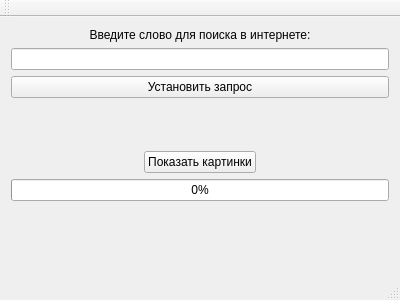
<?xml version="1.0" encoding="UTF-8"?>
<ui version="4.0">
 <class>MainWindow</class>
 <widget class="QMainWindow" name="MainWindow">
  <property name="geometry">
   <rect>
    <x>0</x>
    <y>0</y>
    <width>400</width>
    <height>300</height>
   </rect>
  </property>
  <property name="windowTitle">
   <string>MainWindow</string>
  </property>
  <widget class="QWidget" name="centralWidget">
   <layout class="QVBoxLayout" name="verticalLayout">
    <item>
     <layout class="QVBoxLayout" name="verticalLayout_2">
      <item>
       <widget class="QLabel" name="label">
        <property name="text">
         <string>Введите слово для поиска в интернете:</string>
        </property>
        <property name="alignment">
         <set>Qt::AlignCenter</set>
        </property>
       </widget>
      </item>
      <item>
       <widget class="QLineEdit" name="requestName"/>
      </item>
      <item>
       <widget class="QPushButton" name="pushButtonSearch">
        <property name="text">
         <string>Установить запрос</string>
        </property>
       </widget>
      </item>
     </layout>
    </item>
    <item>
     <spacer name="verticalSpacer_2">
      <property name="orientation">
       <enum>Qt::Vertical</enum>
      </property>
      <property name="sizeHint" stdset="0">
       <size>
        <width>20</width>
        <height>40</height>
       </size>
      </property>
     </spacer>
    </item>
    <item>
     <layout class="QHBoxLayout" name="horizontalLayout_2">
      <item>
       <spacer name="horizontalSpacer">
        <property name="orientation">
         <enum>Qt::Horizontal</enum>
        </property>
        <property name="sizeHint" stdset="0">
         <size>
          <width>140</width>
          <height>20</height>
         </size>
        </property>
       </spacer>
      </item>
      <item>
       <widget class="QPushButton" name="pushButton">
        <property name="text">
         <string>Показать картинки</string>
        </property>
       </widget>
      </item>
      <item>
       <spacer name="horizontalSpacer_2">
        <property name="orientation">
         <enum>Qt::Horizontal</enum>
        </property>
        <property name="sizeHint" stdset="0">
         <size>
          <width>140</width>
          <height>20</height>
         </size>
        </property>
       </spacer>
      </item>
     </layout>
    </item>
    <item>
     <widget class="QProgressBar" name="pbar">
      <property name="value">
       <number>0</number>
      </property>
     </widget>
    </item>
    <item>
     <spacer name="verticalSpacer">
      <property name="orientation">
       <enum>Qt::Vertical</enum>
      </property>
      <property name="sizeHint" stdset="0">
       <size>
        <width>20</width>
        <height>40</height>
       </size>
      </property>
     </spacer>
    </item>
    <item>
     <widget class="QLabel" name="errorLabel">
      <property name="text">
       <string/>
      </property>
     </widget>
    </item>
   </layout>
  </widget>
  <widget class="QMenuBar" name="menuBar">
   <property name="geometry">
    <rect>
     <x>0</x>
     <y>0</y>
     <width>400</width>
     <height>21</height>
    </rect>
   </property>
  </widget>
  <widget class="QToolBar" name="mainToolBar">
   <attribute name="toolBarArea">
    <enum>TopToolBarArea</enum>
   </attribute>
   <attribute name="toolBarBreak">
    <bool>false</bool>
   </attribute>
  </widget>
  <widget class="QStatusBar" name="statusBar"/>
 </widget>
 <layoutdefault spacing="6" margin="11"/>
 <resources/>
 <connections/>
</ui>
